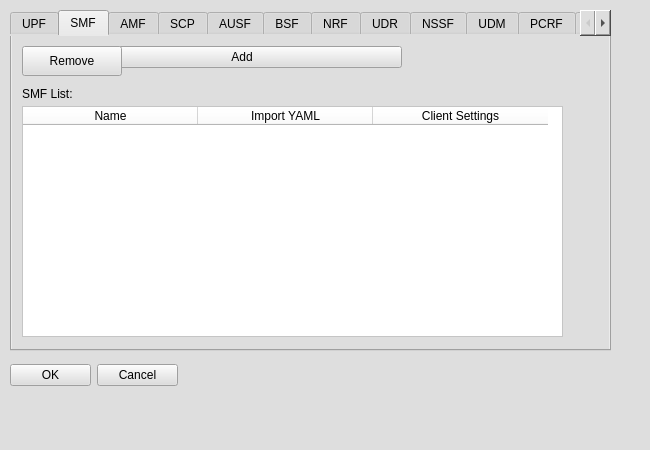
<?xml version="1.0" encoding="UTF-8"?>
<ui version="4.0">
 <class>MainWindow</class>
 <widget class="QMainWindow" name="MainWindow">
  <property name="geometry">
   <rect>
    <x>0</x>
    <y>0</y>
    <width>650</width>
    <height>450</height>
   </rect>
  </property>
  <property name="windowTitle">
   <string>5G Component Properties</string>
  </property>
  <property name="styleSheet">
   <string notr="true">background-color: rgb(222, 222, 222);</string>
  </property>
  <widget class="QWidget" name="centralwidget">
   <widget class="QTabWidget" name="Component5G">
    <property name="geometry">
     <rect>
      <x>10</x>
      <y>10</y>
      <width>601</width>
      <height>341</height>
     </rect>
    </property>
    <property name="currentIndex">
     <number>1</number>
    </property>
    <widget class="QWidget" name="UPF_2">
     <attribute name="title">
      <string>UPF</string>
     </attribute>
     <widget class="QTableWidget" name="Component5G_UPFtable">
      <property name="geometry">
       <rect>
        <x>10</x>
        <y>70</y>
        <width>531</width>
        <height>231</height>
       </rect>
      </property>
      <property name="styleSheet">
       <string notr="true">background-color: rgb(255, 255, 255);</string>
      </property>
      <attribute name="horizontalHeaderDefaultSectionSize">
       <number>175</number>
      </attribute>
      <attribute name="verticalHeaderHighlightSections">
       <bool>true</bool>
      </attribute>
      <column>
       <property name="text">
        <string>Name</string>
       </property>
      </column>
      <column>
       <property name="text">
        <string>Import YAML</string>
       </property>
      </column>
      <column>
       <property name="text">
        <string>Session Settings</string>
       </property>
      </column>
     </widget>
     <widget class="QWidget" name="formLayoutWidget_17">
      <property name="geometry">
       <rect>
        <x>10</x>
        <y>10</y>
        <width>380</width>
        <height>31</height>
       </rect>
      </property>
      <layout class="QFormLayout" name="formLayout_17">
       <item row="0" column="0">
        <widget class="QLabel" name="label_43">
         <property name="text">
          <string>Add UPF:</string>
         </property>
        </widget>
       </item>
       <item row="0" column="1">
        <widget class="QPushButton" name="Component5G_AddUPFButton">
         <property name="text">
          <string>Add</string>
         </property>
        </widget>
       </item>
       <item row="0" column="2">
        <widget class="QPushButton" name="Component5G_RemoveUPFButton">
         <property name="text">
          <string>Remove</string>
         </property>
        </widget>
       </item>
      </layout>
     </widget>
     <widget class="QLabel" name="label_44">
      <property name="geometry">
       <rect>
        <x>10</x>
        <y>50</y>
        <width>101</width>
        <height>16</height>
       </rect>
      </property>
      <property name="text">
       <string>UPF List:</string>
      </property>
     </widget>
    </widget>
    <widget class="QWidget" name="SMF_2">
     <attribute name="title">
      <string>SMF</string>
     </attribute>
     <widget class="QWidget" name="formLayoutWidget_18">
      <property name="geometry">
       <rect>
        <x>10</x>
        <y>10</y>
        <width>380</width>
        <height>31</height>
       </rect>
      </property>
      <layout class="QFormLayout" name="formLayout_18">
       <item row="0" column="0">
        <widget class="QLabel" name="label_45">
         <property name="text">
          <string>Add SMF:</string>
         </property>
        </widget>
       </item>
       <item row="0" column="1">
        <widget class="QPushButton" name="Component5G_AddSMFButton">
         <property name="text">
          <string>Add</string>
         </property>
        </widget>
       </item>
       <item row="0" column="2">
        <widget class="QPushButton" name="Component5G_RemoveSMFButton">
         <property name="text">
          <string>Remove</string>
         </property>
        </widget>
       </item>
      </layout>
     </widget>
     <widget class="QLabel" name="label_46">
      <property name="geometry">
       <rect>
        <x>10</x>
        <y>50</y>
        <width>101</width>
        <height>16</height>
       </rect>
      </property>
      <property name="text">
       <string>SMF List:</string>
      </property>
     </widget>
     <widget class="QTableWidget" name="Component5G_SMFtable">
      <property name="geometry">
       <rect>
        <x>10</x>
        <y>70</y>
        <width>541</width>
        <height>231</height>
       </rect>
      </property>
      <property name="styleSheet">
       <string notr="true">background-color: rgb(255, 255, 255);</string>
      </property>
      <attribute name="horizontalHeaderDefaultSectionSize">
       <number>175</number>
      </attribute>
      <attribute name="verticalHeaderHighlightSections">
       <bool>true</bool>
      </attribute>
      <column>
       <property name="text">
        <string>Name</string>
       </property>
      </column>
      <column>
       <property name="text">
        <string>Import YAML</string>
       </property>
      </column>
      <column>
       <property name="text">
        <string>Client Settings</string>
       </property>
      </column>
     </widget>
    </widget>
    <widget class="QWidget" name="tab_6">
     <attribute name="title">
      <string>AMF</string>
     </attribute>
     <widget class="QWidget" name="formLayoutWidget_19">
      <property name="geometry">
       <rect>
        <x>10</x>
        <y>10</y>
        <width>211</width>
        <height>31</height>
       </rect>
      </property>
      <layout class="QFormLayout" name="formLayout_19">
       <item row="0" column="0">
        <widget class="QLabel" name="label_47">
         <property name="text">
          <string>Add  AMF:</string>
         </property>
        </widget>
       </item>
       <item row="0" column="1">
        <widget class="QPushButton" name="Component5G_AddAMFButton">
         <property name="text">
          <string>add</string>
         </property>
        </widget>
       </item>
      </layout>
     </widget>
     <widget class="QLabel" name="label_48">
      <property name="geometry">
       <rect>
        <x>10</x>
        <y>50</y>
        <width>101</width>
        <height>16</height>
       </rect>
      </property>
      <property name="text">
       <string>AMF List:</string>
      </property>
     </widget>
     <widget class="QTableWidget" name="Component5G_AMFtable">
      <property name="geometry">
       <rect>
        <x>10</x>
        <y>70</y>
        <width>531</width>
        <height>231</height>
       </rect>
      </property>
      <property name="styleSheet">
       <string notr="true">background-color: rgb(255, 255, 255);</string>
      </property>
      <attribute name="horizontalHeaderDefaultSectionSize">
       <number>263</number>
      </attribute>
      <attribute name="verticalHeaderHighlightSections">
       <bool>true</bool>
      </attribute>
      <column>
       <property name="text">
        <string>Name</string>
       </property>
      </column>
      <column>
       <property name="text">
        <string>Import YAML</string>
       </property>
      </column>
     </widget>
    </widget>
    <widget class="QWidget" name="SCP_2">
     <attribute name="title">
      <string>SCP</string>
     </attribute>
     <widget class="QWidget" name="formLayoutWidget_20">
      <property name="geometry">
       <rect>
        <x>10</x>
        <y>10</y>
        <width>380</width>
        <height>31</height>
       </rect>
      </property>
      <layout class="QFormLayout" name="formLayout_20">
       <item row="0" column="0">
        <widget class="QLabel" name="label_49">
         <property name="text">
          <string>Add  SCP:</string>
         </property>
        </widget>
       </item>
       <item row="0" column="1">
        <widget class="QPushButton" name="Component5G_AddSCPButton">
         <property name="text">
          <string>Add</string>
         </property>
        </widget>
       </item>
       <item row="0" column="2">
        <widget class="QPushButton" name="Component5G_RemoveSCPButton">
         <property name="text">
          <string>Remove</string>
         </property>
        </widget>
       </item>
      </layout>
     </widget>
     <widget class="QLabel" name="label_50">
      <property name="geometry">
       <rect>
        <x>10</x>
        <y>50</y>
        <width>101</width>
        <height>16</height>
       </rect>
      </property>
      <property name="text">
       <string>SCP List:</string>
      </property>
     </widget>
     <widget class="QTableWidget" name="Component5G_SCPtable">
      <property name="geometry">
       <rect>
        <x>10</x>
        <y>70</y>
        <width>531</width>
        <height>231</height>
       </rect>
      </property>
      <property name="styleSheet">
       <string notr="true">background-color: rgb(255, 255, 255);</string>
      </property>
      <attribute name="horizontalHeaderDefaultSectionSize">
       <number>263</number>
      </attribute>
      <attribute name="verticalHeaderHighlightSections">
       <bool>true</bool>
      </attribute>
      <column>
       <property name="text">
        <string>Name</string>
       </property>
      </column>
      <column>
       <property name="text">
        <string>Import YAML</string>
       </property>
      </column>
     </widget>
    </widget>
    <widget class="QWidget" name="AUSF_2">
     <attribute name="title">
      <string>AUSF</string>
     </attribute>
     <widget class="QWidget" name="formLayoutWidget_21">
      <property name="geometry">
       <rect>
        <x>10</x>
        <y>10</y>
        <width>380</width>
        <height>31</height>
       </rect>
      </property>
      <layout class="QFormLayout" name="formLayout_21">
       <item row="0" column="0">
        <widget class="QLabel" name="label_51">
         <property name="text">
          <string>Add  AUSF:</string>
         </property>
        </widget>
       </item>
       <item row="0" column="1">
        <widget class="QPushButton" name="Component5G_AddAUSFButton">
         <property name="text">
          <string>Add</string>
         </property>
        </widget>
       </item>
       <item row="0" column="2">
        <widget class="QPushButton" name="Component5G_RemoveAUSFButton">
         <property name="text">
          <string>Remove</string>
         </property>
        </widget>
       </item>
      </layout>
     </widget>
     <widget class="QLabel" name="label_52">
      <property name="geometry">
       <rect>
        <x>10</x>
        <y>50</y>
        <width>101</width>
        <height>16</height>
       </rect>
      </property>
      <property name="text">
       <string>AUSF List:</string>
      </property>
     </widget>
     <widget class="QTableWidget" name="Component5G_AUSFtable">
      <property name="geometry">
       <rect>
        <x>10</x>
        <y>70</y>
        <width>531</width>
        <height>231</height>
       </rect>
      </property>
      <property name="styleSheet">
       <string notr="true">background-color: rgb(255, 255, 255);</string>
      </property>
      <attribute name="horizontalHeaderDefaultSectionSize">
       <number>263</number>
      </attribute>
      <attribute name="verticalHeaderHighlightSections">
       <bool>true</bool>
      </attribute>
      <column>
       <property name="text">
        <string>Name</string>
       </property>
      </column>
      <column>
       <property name="text">
        <string>Import YAML</string>
       </property>
      </column>
     </widget>
    </widget>
    <widget class="QWidget" name="BSF_2">
     <attribute name="title">
      <string>BSF</string>
     </attribute>
     <widget class="QWidget" name="formLayoutWidget_22">
      <property name="geometry">
       <rect>
        <x>10</x>
        <y>10</y>
        <width>380</width>
        <height>31</height>
       </rect>
      </property>
      <layout class="QFormLayout" name="formLayout_22">
       <item row="0" column="0">
        <widget class="QLabel" name="label_53">
         <property name="text">
          <string>Add  BSF:</string>
         </property>
        </widget>
       </item>
       <item row="0" column="1">
        <widget class="QPushButton" name="Component5G_AddBSFButton">
         <property name="text">
          <string>Add</string>
         </property>
        </widget>
       </item>
       <item row="0" column="2">
        <widget class="QPushButton" name="Component5G_RemoveBSFButton">
         <property name="text">
          <string>Remove</string>
         </property>
        </widget>
       </item>
      </layout>
     </widget>
     <widget class="QLabel" name="label_54">
      <property name="geometry">
       <rect>
        <x>10</x>
        <y>50</y>
        <width>101</width>
        <height>16</height>
       </rect>
      </property>
      <property name="text">
       <string>BSF List:</string>
      </property>
     </widget>
     <widget class="QTableWidget" name="Component5G_BSFtable">
      <property name="geometry">
       <rect>
        <x>10</x>
        <y>70</y>
        <width>531</width>
        <height>231</height>
       </rect>
      </property>
      <property name="styleSheet">
       <string notr="true">background-color: rgb(255, 255, 255);</string>
      </property>
      <attribute name="horizontalHeaderDefaultSectionSize">
       <number>263</number>
      </attribute>
      <attribute name="verticalHeaderHighlightSections">
       <bool>true</bool>
      </attribute>
      <column>
       <property name="text">
        <string>Name</string>
       </property>
      </column>
      <column>
       <property name="text">
        <string>Import YAML</string>
       </property>
      </column>
     </widget>
    </widget>
    <widget class="QWidget" name="NRF_2">
     <attribute name="title">
      <string>NRF</string>
     </attribute>
     <widget class="QWidget" name="formLayoutWidget_23">
      <property name="geometry">
       <rect>
        <x>10</x>
        <y>10</y>
        <width>380</width>
        <height>31</height>
       </rect>
      </property>
      <layout class="QFormLayout" name="formLayout_23">
       <item row="0" column="0">
        <widget class="QLabel" name="label_55">
         <property name="text">
          <string>Add  NRF:</string>
         </property>
        </widget>
       </item>
       <item row="0" column="1">
        <widget class="QPushButton" name="Component5G_AddNRFButton">
         <property name="text">
          <string>Add</string>
         </property>
        </widget>
       </item>
       <item row="0" column="2">
        <widget class="QPushButton" name="Component5G_RemoveNRFButton">
         <property name="text">
          <string>Remove</string>
         </property>
        </widget>
       </item>
      </layout>
     </widget>
     <widget class="QLabel" name="label_56">
      <property name="geometry">
       <rect>
        <x>10</x>
        <y>50</y>
        <width>101</width>
        <height>16</height>
       </rect>
      </property>
      <property name="text">
       <string>NRF List:</string>
      </property>
     </widget>
     <widget class="QTableWidget" name="Component5G_NRFtable">
      <property name="geometry">
       <rect>
        <x>10</x>
        <y>70</y>
        <width>531</width>
        <height>231</height>
       </rect>
      </property>
      <property name="styleSheet">
       <string notr="true">background-color: rgb(255, 255, 255);</string>
      </property>
      <attribute name="horizontalHeaderDefaultSectionSize">
       <number>263</number>
      </attribute>
      <attribute name="verticalHeaderHighlightSections">
       <bool>true</bool>
      </attribute>
      <column>
       <property name="text">
        <string>Name</string>
       </property>
      </column>
      <column>
       <property name="text">
        <string>Import YAML</string>
       </property>
      </column>
     </widget>
    </widget>
    <widget class="QWidget" name="UDR_2">
     <attribute name="title">
      <string>UDR</string>
     </attribute>
     <widget class="QWidget" name="formLayoutWidget_24">
      <property name="geometry">
       <rect>
        <x>10</x>
        <y>10</y>
        <width>380</width>
        <height>31</height>
       </rect>
      </property>
      <layout class="QFormLayout" name="formLayout_24">
       <item row="0" column="0">
        <widget class="QLabel" name="label_57">
         <property name="text">
          <string>Add  UDR:</string>
         </property>
        </widget>
       </item>
       <item row="0" column="1">
        <widget class="QPushButton" name="Component5G_AddUDRButton">
         <property name="text">
          <string>Add</string>
         </property>
        </widget>
       </item>
       <item row="0" column="2">
        <widget class="QPushButton" name="Component5G_RemoveUDRButton">
         <property name="text">
          <string>Remove</string>
         </property>
        </widget>
       </item>
      </layout>
     </widget>
     <widget class="QLabel" name="label_58">
      <property name="geometry">
       <rect>
        <x>10</x>
        <y>50</y>
        <width>101</width>
        <height>16</height>
       </rect>
      </property>
      <property name="text">
       <string>UDR List:</string>
      </property>
     </widget>
     <widget class="QTableWidget" name="Component5G_UDRtable">
      <property name="geometry">
       <rect>
        <x>10</x>
        <y>70</y>
        <width>531</width>
        <height>231</height>
       </rect>
      </property>
      <property name="styleSheet">
       <string notr="true">background-color: rgb(255, 255, 255);</string>
      </property>
      <attribute name="horizontalHeaderDefaultSectionSize">
       <number>263</number>
      </attribute>
      <attribute name="verticalHeaderHighlightSections">
       <bool>true</bool>
      </attribute>
      <column>
       <property name="text">
        <string>Name</string>
       </property>
      </column>
      <column>
       <property name="text">
        <string>Import YAML</string>
       </property>
      </column>
     </widget>
    </widget>
    <widget class="QWidget" name="NSSF_2">
     <attribute name="title">
      <string>NSSF</string>
     </attribute>
     <widget class="QWidget" name="formLayoutWidget_25">
      <property name="geometry">
       <rect>
        <x>10</x>
        <y>10</y>
        <width>380</width>
        <height>31</height>
       </rect>
      </property>
      <layout class="QFormLayout" name="formLayout_25">
       <item row="0" column="0">
        <widget class="QLabel" name="label_59">
         <property name="text">
          <string>Add  NSSF:</string>
         </property>
        </widget>
       </item>
       <item row="0" column="1">
        <widget class="QPushButton" name="Component5G_AddNSSFButton">
         <property name="text">
          <string>Add</string>
         </property>
        </widget>
       </item>
       <item row="0" column="2">
        <widget class="QPushButton" name="Component5G_RemoveNSSFButton">
         <property name="text">
          <string>Remove</string>
         </property>
        </widget>
       </item>
      </layout>
     </widget>
     <widget class="QLabel" name="label_60">
      <property name="geometry">
       <rect>
        <x>10</x>
        <y>50</y>
        <width>101</width>
        <height>16</height>
       </rect>
      </property>
      <property name="text">
       <string>NSSF List:</string>
      </property>
     </widget>
     <widget class="QTableWidget" name="Component5G_NSSFtable">
      <property name="geometry">
       <rect>
        <x>10</x>
        <y>70</y>
        <width>531</width>
        <height>231</height>
       </rect>
      </property>
      <property name="styleSheet">
       <string notr="true">background-color: rgb(255, 255, 255);</string>
      </property>
      <attribute name="horizontalHeaderDefaultSectionSize">
       <number>263</number>
      </attribute>
      <attribute name="verticalHeaderHighlightSections">
       <bool>true</bool>
      </attribute>
      <column>
       <property name="text">
        <string>Name</string>
       </property>
      </column>
      <column>
       <property name="text">
        <string>Import YAML</string>
       </property>
      </column>
     </widget>
    </widget>
    <widget class="QWidget" name="UDM_2">
     <attribute name="title">
      <string>UDM</string>
     </attribute>
     <widget class="QWidget" name="formLayoutWidget_26">
      <property name="geometry">
       <rect>
        <x>10</x>
        <y>10</y>
        <width>380</width>
        <height>31</height>
       </rect>
      </property>
      <layout class="QFormLayout" name="formLayout_26">
       <item row="0" column="0">
        <widget class="QLabel" name="label_61">
         <property name="text">
          <string>Add  UDM:</string>
         </property>
        </widget>
       </item>
       <item row="0" column="1">
        <widget class="QPushButton" name="Component5G_AddUDMButton">
         <property name="text">
          <string>Add</string>
         </property>
        </widget>
       </item>
       <item row="0" column="2">
        <widget class="QPushButton" name="Component5G_RemoveUDMButton">
         <property name="text">
          <string>Remove</string>
         </property>
        </widget>
       </item>
      </layout>
     </widget>
     <widget class="QLabel" name="label_62">
      <property name="geometry">
       <rect>
        <x>10</x>
        <y>50</y>
        <width>101</width>
        <height>16</height>
       </rect>
      </property>
      <property name="text">
       <string>UDM List:</string>
      </property>
     </widget>
     <widget class="QTableWidget" name="Component5G_UDMtable">
      <property name="geometry">
       <rect>
        <x>10</x>
        <y>70</y>
        <width>531</width>
        <height>231</height>
       </rect>
      </property>
      <property name="styleSheet">
       <string notr="true">background-color: rgb(255, 255, 255);</string>
      </property>
      <attribute name="horizontalHeaderDefaultSectionSize">
       <number>263</number>
      </attribute>
      <attribute name="verticalHeaderHighlightSections">
       <bool>true</bool>
      </attribute>
      <column>
       <property name="text">
        <string>Name</string>
       </property>
      </column>
      <column>
       <property name="text">
        <string>Import YAML</string>
       </property>
      </column>
     </widget>
    </widget>
    <widget class="QWidget" name="PCRF_2">
     <attribute name="title">
      <string>PCRF</string>
     </attribute>
     <widget class="QWidget" name="formLayoutWidget_27">
      <property name="geometry">
       <rect>
        <x>10</x>
        <y>10</y>
        <width>380</width>
        <height>31</height>
       </rect>
      </property>
      <layout class="QFormLayout" name="formLayout_27">
       <item row="0" column="0">
        <widget class="QLabel" name="label_63">
         <property name="text">
          <string>Add  PCRF:</string>
         </property>
        </widget>
       </item>
       <item row="0" column="1">
        <widget class="QPushButton" name="Component5G_AddPCRFButton">
         <property name="text">
          <string>Add</string>
         </property>
        </widget>
       </item>
       <item row="0" column="2">
        <widget class="QPushButton" name="Component5G_RemovePCRFButton">
         <property name="text">
          <string>Remove</string>
         </property>
        </widget>
       </item>
      </layout>
     </widget>
     <widget class="QLabel" name="label_64">
      <property name="geometry">
       <rect>
        <x>10</x>
        <y>50</y>
        <width>101</width>
        <height>16</height>
       </rect>
      </property>
      <property name="text">
       <string>PCRF List:</string>
      </property>
     </widget>
     <widget class="QTableWidget" name="Component5G_PCRFtable">
      <property name="geometry">
       <rect>
        <x>10</x>
        <y>70</y>
        <width>531</width>
        <height>231</height>
       </rect>
      </property>
      <property name="styleSheet">
       <string notr="true">background-color: rgb(255, 255, 255);</string>
      </property>
      <attribute name="horizontalHeaderDefaultSectionSize">
       <number>263</number>
      </attribute>
      <attribute name="verticalHeaderHighlightSections">
       <bool>true</bool>
      </attribute>
      <column>
       <property name="text">
        <string>Name</string>
       </property>
      </column>
      <column>
       <property name="text">
        <string>Import YAML</string>
       </property>
      </column>
     </widget>
    </widget>
    <widget class="QWidget" name="PCF_2">
     <attribute name="title">
      <string>PCF</string>
     </attribute>
     <widget class="QWidget" name="formLayoutWidget_28">
      <property name="geometry">
       <rect>
        <x>10</x>
        <y>10</y>
        <width>380</width>
        <height>31</height>
       </rect>
      </property>
      <layout class="QFormLayout" name="formLayout_28">
       <item row="0" column="0">
        <widget class="QLabel" name="label_65">
         <property name="text">
          <string>Add  PCF:</string>
         </property>
        </widget>
       </item>
       <item row="0" column="1">
        <widget class="QPushButton" name="Component5G_AddPCFButton">
         <property name="text">
          <string>Add</string>
         </property>
        </widget>
       </item>
       <item row="0" column="2">
        <widget class="QPushButton" name="Component5G_RemovePCFButton">
         <property name="text">
          <string>Remove</string>
         </property>
        </widget>
       </item>
      </layout>
     </widget>
     <widget class="QLabel" name="label_66">
      <property name="geometry">
       <rect>
        <x>10</x>
        <y>50</y>
        <width>101</width>
        <height>16</height>
       </rect>
      </property>
      <property name="text">
       <string>PCF List:</string>
      </property>
     </widget>
     <widget class="QTableWidget" name="Component5G_PCFtable">
      <property name="geometry">
       <rect>
        <x>10</x>
        <y>70</y>
        <width>531</width>
        <height>231</height>
       </rect>
      </property>
      <property name="styleSheet">
       <string notr="true">background-color: rgb(255, 255, 255);</string>
      </property>
      <attribute name="horizontalHeaderDefaultSectionSize">
       <number>263</number>
      </attribute>
      <attribute name="verticalHeaderHighlightSections">
       <bool>true</bool>
      </attribute>
      <column>
       <property name="text">
        <string>Name</string>
       </property>
      </column>
      <column>
       <property name="text">
        <string>Import YAML</string>
       </property>
      </column>
     </widget>
    </widget>
   </widget>
   <widget class="QWidget" name="gridLayoutWidget">
    <property name="geometry">
     <rect>
      <x>10</x>
      <y>360</y>
      <width>168</width>
      <height>31</height>
     </rect>
    </property>
    <layout class="QGridLayout" name="gridLayout">
     <item row="0" column="0">
      <widget class="QPushButton" name="Component5G_OKButton">
       <property name="text">
        <string>OK</string>
       </property>
      </widget>
     </item>
     <item row="0" column="1">
      <widget class="QPushButton" name="Component5G_CancelButton">
       <property name="text">
        <string>Cancel</string>
       </property>
      </widget>
     </item>
    </layout>
   </widget>
  </widget>
 </widget>
 <resources/>
 <connections/>
</ui>
